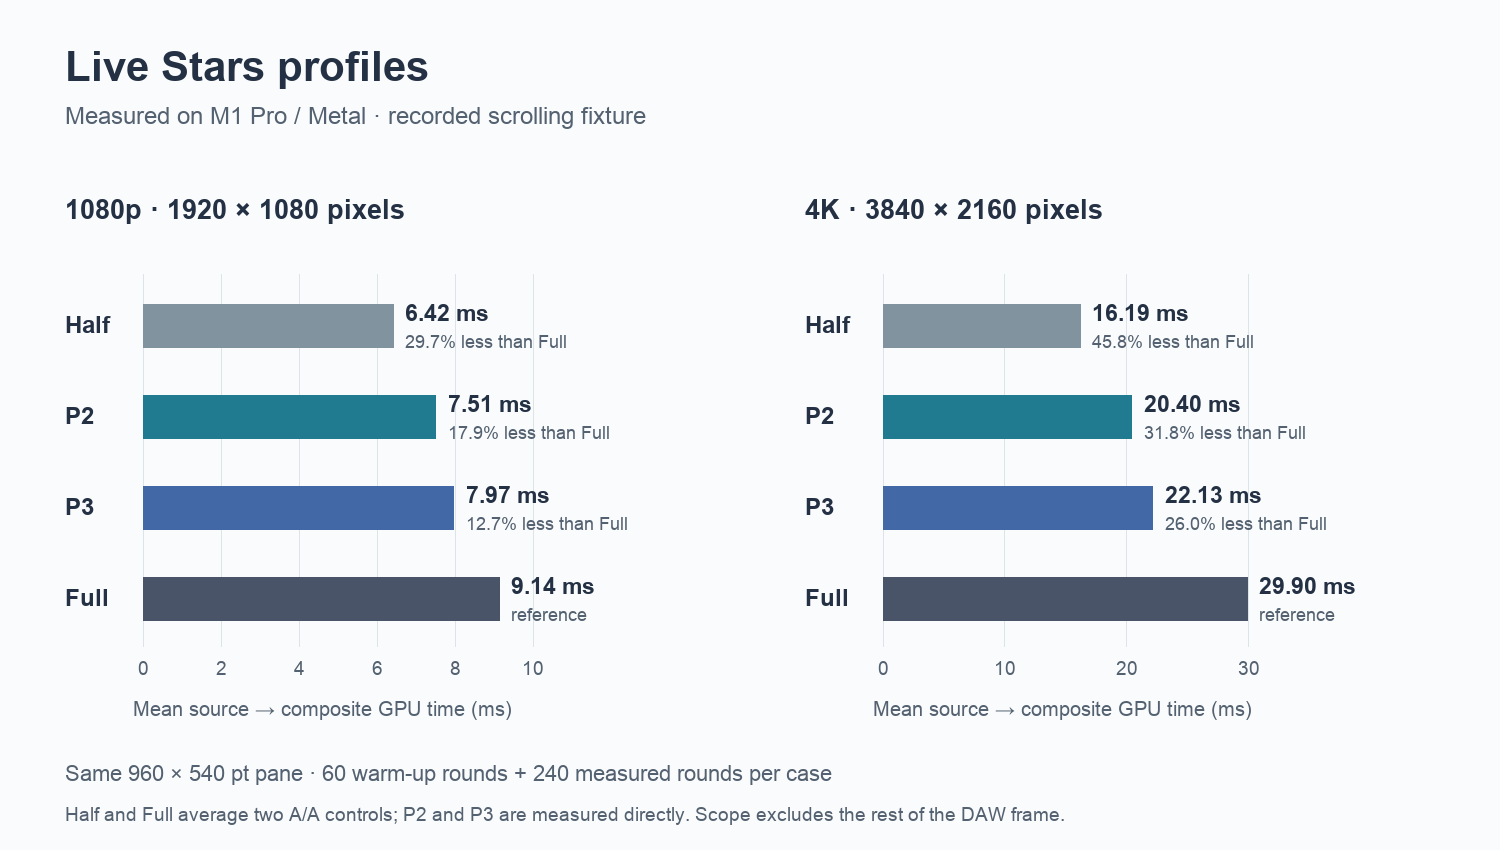

This chart was generated by the following Python code:
#!/usr/bin/python3
"""Plot benchmark JSON using Pillow. Run with /usr/bin/python3 on this Mac."""
from pathlib import Path
import json
import shutil
from PIL import Image, ImageDraw, ImageFont

ROOT = Path('/private/tmp/stars-investigation')
OUTPUT = ROOT / 'live-performance.png'
DISPLAY = Path('/Users/yan/.codex/visualizations/2026/09/27/01a0e477-3f39-7370-aa91-6e50cd112eb6/stars-research/live-performance.png')
image = Image.new('RGB', (1500, 850), '#fafbfc')
d = ImageDraw.Draw(image)
regular = '/System/Library/Fonts/Supplemental/Arial.ttf'
bold = '/System/Library/Fonts/Supplemental/Arial Bold.ttf'
def font(size, strong=False):
    return ImageFont.truetype(bold if strong else regular, size)
ink, muted, grid = '#243144', '#536170', '#dce3e9'
d.text((65, 42), 'Live Stars profiles', font=font(42, True), fill=ink)
d.text((65, 102), 'Measured on M1 Pro / Metal · recorded scrolling fixture', font=font(24), fill=muted)
colors = ['#80939f', '#207b91', '#4268a5', '#495469']
summary = {}
for panel, (pixels, title, axis_max, ticks) in enumerate([
    ('1920x1080', '1080p · 1920 × 1080 pixels', 10, [0, 2, 4, 6, 8, 10]),
    ('3840x2160', '4K · 3840 × 2160 pixels', 32, [0, 10, 20, 30]),
]):
    data = json.loads((ROOT / f'live-take-{pixels}-analysis.json').read_text())
    c = data['cases']
    vals = [(c['half-a']['mean_gpu_ms'] + c['half-b']['mean_gpu_ms']) / 2,
            c['p2']['mean_gpu_ms'], c['p3']['mean_gpu_ms'],
            (c['full-a']['mean_gpu_ms'] + c['full-b']['mean_gpu_ms']) / 2]
    savings = [100 * (1 - v / vals[-1]) for v in vals]
    summary[pixels] = dict(zip(['Half', 'P2', 'P3', 'Full'],
                               [{'mean_gpu_ms': v, 'savings_vs_full_percent': s}
                                for v, s in zip(vals, savings)]))
    x0 = 65 + panel * 740
    left, width = x0 + 78, 390
    d.text((x0, 194), title, font=font(27, True), fill=ink)
    for tick in ticks:
        x = left + tick / axis_max * width
        d.line((x, 274, x, 646), fill=grid, width=1)
        text = str(tick)
        d.text((x - d.textlength(text, font=font(19)) / 2, 657), text, font=font(19), fill=muted)
    for row, (name, value, saved, color) in enumerate(zip(['Half', 'P2', 'P3', 'Full'], vals, savings, colors)):
        y = 304 + row * 91
        d.text((x0, y + 7), name, font=font(24, True), fill=ink)
        end = left + value / axis_max * width
        d.rectangle((left, y, end, y + 43), fill=color)
        d.text((end + 12, y - 4), f'{value:.2f} ms', font=font(23, True), fill=ink)
        label = f'{saved:.1f}% less than Full' if name != 'Full' else 'reference'
        d.text((end + 12, y + 27), label, font=font(18), fill=muted)
    d.text((left - 10, 697), 'Mean source → composite GPU time (ms)', font=font(20), fill=muted)
d.text((65, 761), 'Same 960 × 540 pt pane · 60 warm-up rounds + 240 measured rounds per case', font=font(22), fill=muted)
d.text((65, 803), 'Half and Full average two A/A controls; P2 and P3 are measured directly. Scope excludes the rest of the DAW frame.', font=font(19), fill=muted)
image.save(OUTPUT)
DISPLAY.parent.mkdir(parents=True, exist_ok=True)
shutil.copy2(OUTPUT, DISPLAY)
(ROOT / 'live-performance-summary.json').write_text(json.dumps(summary, indent=2) + '\n')
print(OUTPUT)
print(DISPLAY)
